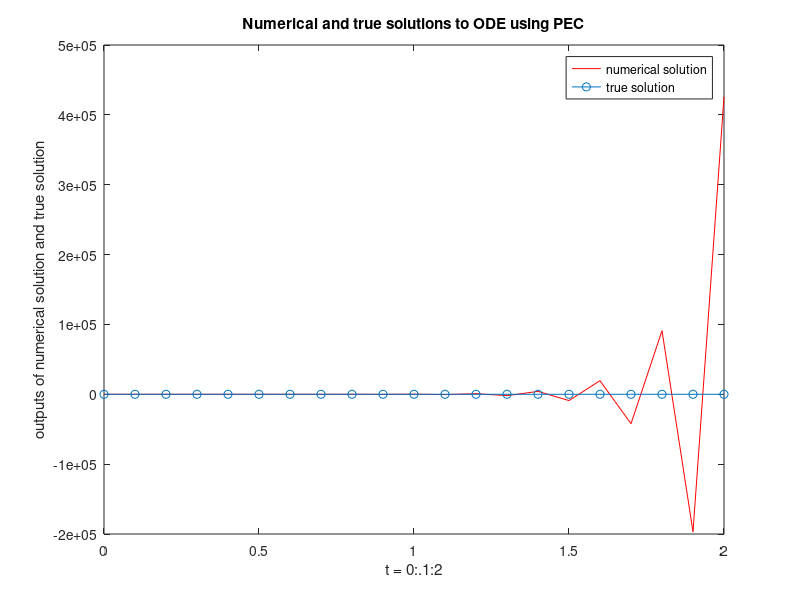
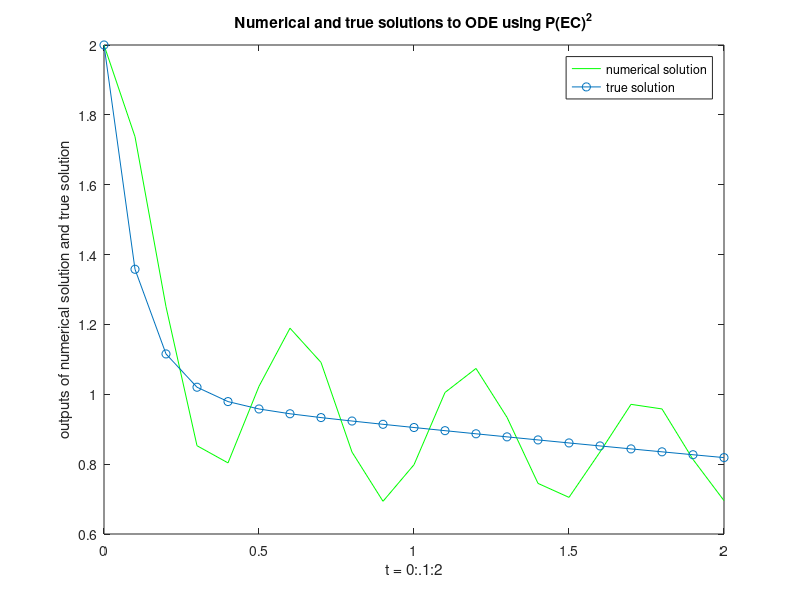
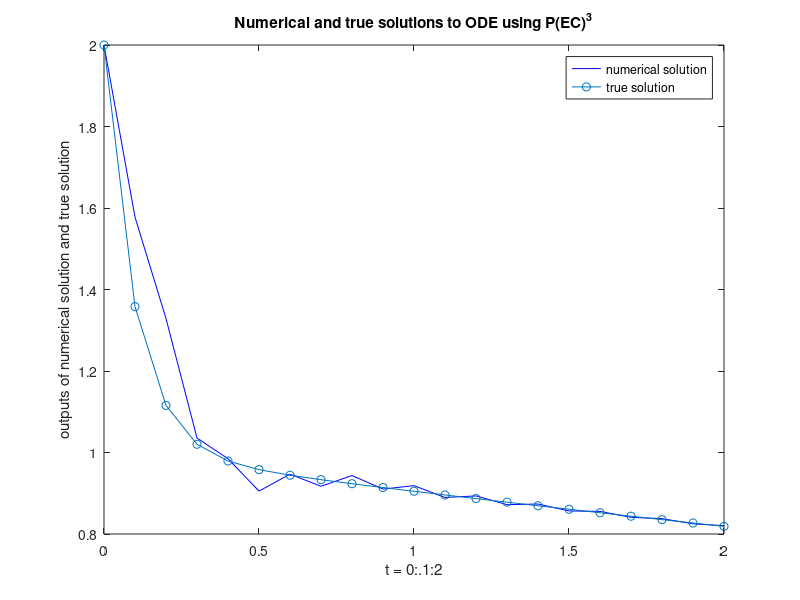
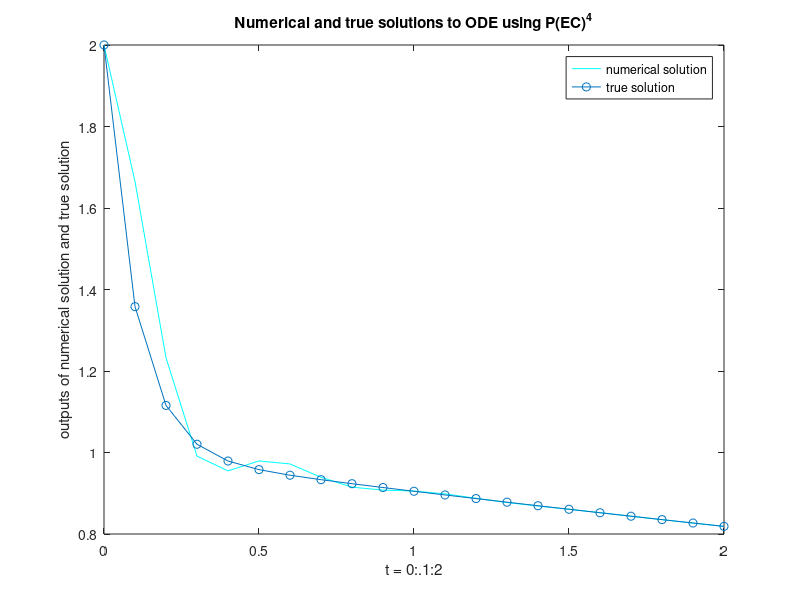

Write MATLAB code to recreate these figures, in order.
%561 Final number 3
dydt = @(t,y) -10.*y+9.9.*exp(-1.*t./10);
%initial
y0 = 2;
h = .1; t = 0:h:2;
%Gear's third order method in the multivalue formulation
B = [1,1,1,1;0,1,2,3;0,0,1,3;0,0,0,1];
c = [6/11;1;6/11;1/11];
true = exp(-1.*t.*10) + exp(-1.*t./10);
dtrue = (-1/10).*exp(-1.*t.*10) + (-1/10).*exp(-1.*t./10);
d2true = (1/100).*exp(-1.*t.*10) + (1/100).* exp(-1.*t./10);
d3true = (-1/1000).*exp(-1.*t.*10) + (-1/1000).* exp(-1.*t./10);
y = zeros(4,length(t)); % initialize matrix to hold solutions
PEC  = [];
PEC2 = [];
PEC3 = [];
PEC4 = [];

% initial values
y(:,1) = [true(1);h.*dtrue(1);h.*d2true(1);h.*d3true(1)];

% PART a

%PEC
for i = 1:length(t)-1;
    % P
    y(:,i+1) = B*y(:,i);
    % EC
    y(:,i+1) = y(:,i+1) + (h.*dydt(t(i+1),y(1,i+1))-y(2,i+1)).*c;
end
PEC=y;
figure
plot(t,y(1,:),'r-',t,true,'o-')
title('Numerical and true solutions to ODE using PEC')
xlabel('t = 0:.1:2')
ylabel('outputs of numerical solution and true solution')
legend('numerical solution','true solution')

%P(EC)^2
for i = 1:length(t)-1;
    % P
    y(:,i+1) = B*y(:,i);
    % EC
    y(:,i+1) = y(:,i+1) + (h.*dydt(t(i+1),y(1,i+1))-y(2,i+1)).*c;     
    % EC
    y(:,i+1) = y(:,i+1) + (h.*dydt(t(i+1),y(1,i+1))-y(2,i+1)).*c;
end
PEC2=y;
figure
plot(t,y(1,:),'g-',t,true,'o-')
title('Numerical and true solutions to ODE using P(EC)^2')
xlabel('t = 0:.1:2')
ylabel('outputs of numerical solution and true solution')
legend('numerical solution','true solution')

%P(EC)^3
for i = 1:length(t)-1;
    % P
    y(:,i+1) = B*y(:,i);
    % EC
    y(:,i+1) = y(:,i+1) + (h.*dydt(t(i+1),y(1,i+1))-y(2,i+1)).*c;
    % EC
    y(:,i+1) = y(:,i+1) + (h.*dydt(t(i+1),y(1,i+1))-y(2,i+1)).*c;
    % EC
    y(:,i+1) = y(:,i+1) + (h.*dydt(t(i+1),y(1,i+1))-y(2,i+1)).*c;
end

PEC3=y;
figure
plot(t,y(1,:),'b-',t,true,'o-')
title('Numerical and true solutions to ODE using P(EC)^3')
xlabel('t = 0:.1:2')
ylabel('outputs of numerical solution and true solution')
legend('numerical solution','true solution')

%P(EC)^4
for i = 1:length(t)-1;
    % P
    y(:,i+1) = B*y(:,i);
    % EC
    y(:,i+1) = y(:,i+1) + (h.*dydt(t(i+1),y(1,i+1))-y(2,i+1)).*c;
    % EC
    y(:,i+1) = y(:,i+1) + (h.*dydt(t(i+1),y(1,i+1))-y(2,i+1)).*c;
    % EC
    y(:,i+1) = y(:,i+1) + (h.*dydt(t(i+1),y(1,i+1))-y(2,i+1)).*c;
    % EC
    y(:,i+1) = y(:,i+1) + (h.*dydt(t(i+1),y(1,i+1))-y(2,i+1)).*c;
end
PEC4=y;
figure
plot(t,y(1,:),'c-',t,true,'o-')
title('Numerical and true solutions to ODE using P(EC)^4')
xlabel('t = 0:.1:2')
ylabel('outputs of numerical solution and true solution')
legend('numerical solution','true solution')

% all together
figure
plot(t, PEC(1,:),'r-')
hold on
plot(t,PEC2(1,:),'g-')
plot(t,PEC3(1,:),'b-')
plot(t,PEC4(1,:),'c-')
plot(t,true,'o')
hold off
title('solutions for P(EC)^m, m=1,2,3,4')
legend('PEC','P(EC)^2','P(EC)^3','P(EC)^4','true')
axis([0 2 .6 2])
% PART b

% If DG = (h*lambda,-1,0,0), and h*lambda = -1 then we have (from the
% stability notes online) that: 
W = 1./(1-(6/11).*(-1));

% PEC with W matrix
for i = 1:length(t)-1;
    % P
    y(:,i+1) = B*y(:,i);
    % EC
    y(:,i+1) = y(:,i+1) + W.*(h.*dydt(t(i+1),y(1,i+1))-y(2,i+1)).*c;
end
figure
plot(t,y(1,:),'r-',t,true,'o-',t,PEC3(1,:),'g',t,PEC4(1,:),'c')
title('Numerical and true solutions to ODE with W matrix in PEC')
xlabel('t = 0:.1:2')
ylabel('outputs of numerical solution and true solution')
legend('stabilized numerical solution','true solution', 'P(EC)^3','P(EC)^4')
